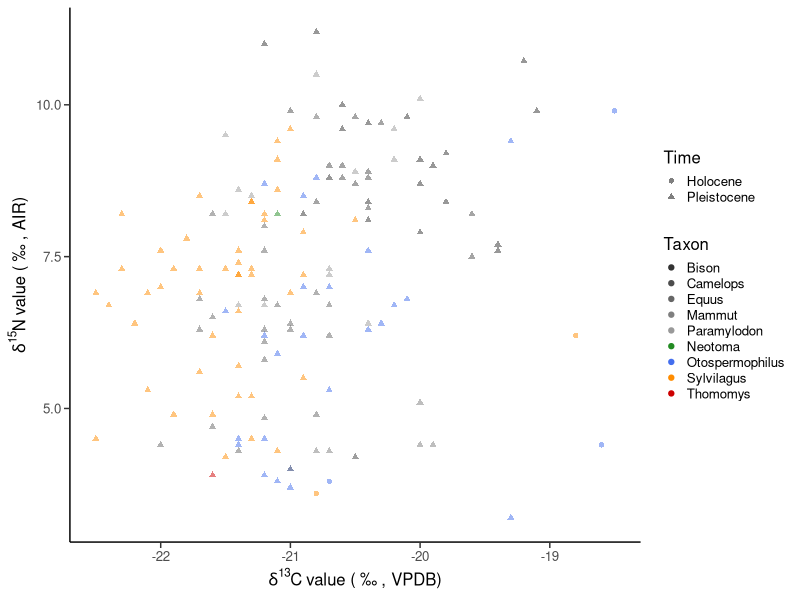

Write the R code that produced this figure. (Note: this script raises an error after producing the figure.)
library(tidyverse)
library(readr)
library(tidyverse)
library(readr)

# plot the isotope data - using ggplot2 ####
fig3Dat<- read_csv(file="data/processed/final_dataset_Figure3.csv", col_names=T, trim_ws=T)

fig3Dat$Taxon <- as.factor(fig3Dat$Taxon)
fig3Dat$Time <- as.factor(fig3Dat$Time)
fig3Dat$Group <- as.factor(fig3Dat$Group)

fig3Dat<- fig3Dat %>%
  arrange(Group) %>%
  mutate(Taxon = fct_relevel(Taxon, 
                             "Bison", "Camelops", "Equus", "Mammut", "Paramylodon", "Neotoma", "Otospermophilus", "Sylvilagus", "Thomomys"), Group = fct_relevel(Group, "Megaherbivore", "Herbivore"), Time = fct_relevel(Time, "Holocene", "Pleistocene"))

labelColors <- c("Bison" = "gray20",
                 "Camelops" = "gray30",
                 "Equus" = "gray40", 
                 "Mammut" = "gray50",
                 "Paramylodon" = "gray60",
                 "Neotoma" = "forestgreen",
                 "Otospermophilus" = "royalblue2",
                 "Sylvilagus" = "darkorange",
                 "Thomomys" = "red3")
# error bars
sbg <- fig3Dat %>% 
  group_by(Taxon, Time) %>% 
  summarise(count = n(),
            mC = mean(del13C_permil), 
            sdC = sd(del13C_permil), 
            mN = mean(del15N_permil), 
            sdN = sd(del15N_permil))
sbg.shape.code <- c(24,24,24,24,24,24, 21, 24, 21, 24, 24)
sbg.color.code <- c("gray20", "gray30", "gray40", "gray50", "gray60", "forestgreen", "royalblue2", "royalblue2", "darkorange", "darkorange", "red3")


first.plot <- ggplot(data = fig3Dat, 
                     aes(x = del13C_permil, y = del15N_permil)) +
                       geom_point(aes(colour = Taxon, 
                                      shape = Time), alpha=0.5) +
                       scale_size_manual(values = c(1, 2)) +
                       scale_color_manual(values=labelColors) +
  ylab(expression({delta}^15*N~'value ('~'\u2030'~', AIR)')) +
  xlab(expression({delta}^13*C~'value ('~'\u2030'~', VPDB)')) + 
  theme_classic() +
  theme(text = element_text(size=12),
        axis.ticks.length = unit(0.15, "cm"),
        legend.title = element_text(size=12), 
        legend.key.size = unit(0.4, 'cm')) + 
  guides(color = guide_legend(override.aes = list(alpha = 1))) +
  labs(colour = "Taxon") 

  print(first.plot) 

second.plot <- first.plot+
  geom_errorbar(data = sbg, 
                mapping = aes(x = mC, y = mN,
                              ymin = mN - 1.96*sdN, 
                              ymax = mN + 1.96*sdN), 
                width = 0, color=sbg.color.code, alpha=1) +
  geom_errorbarh(data = sbg, 
                 mapping = aes(x = mC, y = mN,
                               xmin = mC - 1.96*sdC,
                               xmax = mC + 1.96*sdC),
                 height = 0, color=sbg.color.code, alpha=1) + 
  geom_point(data = sbg, aes(x = mC, 
                             y = mN,
                             fill = Taxon), 
             color = "black", shape = sbg.shape.code, size = 4,
             alpha = 1, show.legend = FALSE) +
  scale_fill_manual(values=labelColors)

grDevices::cairo_pdf("output/Figure3_v3_witherrorbars_Sep2022.pdf", width=6, height=4)
#pdf(file="output/Figure3_v2_witherrorbars-NF.pdf", height=4, width=6)
  print(second.plot) 
dev.off()
